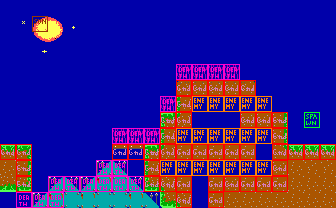

A 2D game scene composited from a Tiled map and its tileset images. What follows is a short description and the map's XML, with every tile layer's data as written:
An orthogonal 21x13 tile map with 16x16 px tiles, 2 tile layers (bg, col), 2 tilesets and 1 object (text).

<map version="1.10" tiledversion="1.10.2" orientation="orthogonal" renderorder="right-down" width="21" height="13" tilewidth="16" tileheight="16" infinite="0" nextlayerid="4" nextobjectid="24">
 <properties>
  <property name="music" type="int" value="11" />
 </properties>
 <tileset firstgid="1" source="tileset.tsx" />
 <tileset firstgid="241" source="obj.tsx" />
 <layer id="1" name="bg" width="21" height="13">
  <data encoding="csv">
45,45,45,45,45,45,45,45,45,45,45,45,45,45,45,45,45,45,45,45,45,
45,23,81,2,24,45,45,45,45,45,45,45,45,45,45,45,45,45,45,45,45,
45,45,21,22,45,45,45,45,45,45,45,45,45,45,45,45,45,45,45,45,45,
45,45,3,45,45,45,45,45,45,45,45,45,45,45,45,45,45,45,45,45,45,
45,45,45,45,45,45,45,45,45,45,45,62,62,62,62,45,45,45,45,45,45,
45,45,45,45,45,45,45,45,45,45,45,167,168,168,168,169,45,45,45,45,45,
45,45,45,45,45,45,45,45,45,45,62,102,45,45,45,45,45,45,45,45,45,
45,45,45,45,45,45,45,45,45,45,82,122,45,45,45,103,103,104,45,45,45,
45,45,45,45,45,45,45,62,62,62,102,45,45,45,45,45,45,104,45,45,45,
83,84,45,45,45,45,45,46,46,82,122,123,123,123,123,123,45,124,83,83,83,
123,104,45,45,45,45,125,126,45,102,45,45,45,45,45,45,45,103,123,103,103,
183,184,45,125,126,125,61,41,126,182,163,123,45,123,103,123,123,123,123,123,123,
45,45,125,61,41,61,41,41,61,126,182,163,45,123,123,123,123,123,123,123,123
</data>
 </layer>
 <layer id="2" name="col" width="21" height="13">
  <data encoding="csv">
241,241,241,241,241,241,241,241,241,241,241,241,241,241,241,241,241,241,241,241,241,
241,241,252,241,0,0,0,241,0,0,241,241,241,241,241,241,241,241,241,241,241,
241,241,241,241,241,0,0,241,0,0,241,241,241,241,241,241,241,241,241,241,241,
241,241,241,241,241,241,241,241,241,241,241,241,241,241,241,241,241,241,241,241,241,
241,241,241,241,241,241,241,241,241,241,241,244,244,244,244,241,241,241,241,241,241,
241,241,241,241,241,241,241,241,241,241,241,242,242,242,242,242,241,241,0,0,241,
241,241,241,241,241,241,241,241,241,241,244,242,246,246,246,246,246,241,0,0,241,
241,241,241,241,241,241,241,241,241,241,242,242,241,241,241,242,242,242,241,243,241,
241,241,241,241,241,241,241,244,244,244,242,246,246,246,246,246,246,242,241,0,241,
242,242,241,241,241,241,241,242,242,242,242,242,242,242,242,242,241,242,242,242,242,
241,242,241,241,241,241,244,244,241,242,246,246,246,246,246,246,246,242,0,0,241,
241,242,241,244,244,244,244,244,244,242,242,242,241,242,242,242,242,242,241,241,241,
241,244,244,244,241,241,241,241,241,241,241,242,241,242,241,241,241,241,241,241,241
</data>
 </layer>
 <objectgroup id="3" name="obj">
  <object id="20" name="ArtifactTour3Text" type="text" x="135.801" y="15.4657" width="166.759" height="46.7619">
   <properties>
    <property name="string_id" type="int" value="21" />
   </properties>
  </object>
 </objectgroup>
</map>
